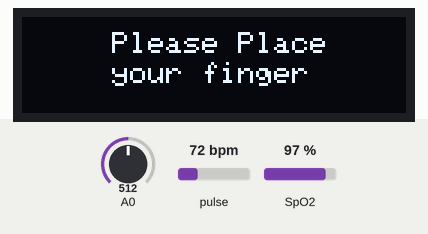
Simulated run of this sketch. Board: Arduino Uno, built with avr-gcc and run on an emulated ATmega328P. Parts: 128×32 one-colour display. Inputs (shaded band) come from the test bench; at power-on: pulse 72 bpm, SpO2 97 %, A0 = 512. The display library's start-up logo is not drawn; what the sketch prints to the serial monitor is not drawn.

Above: at 4.2 s.
4.3 s: pulse set to 42 bpm
7.3 s: pulse set to 158 bpm
9.2 s: SpO2 set to 80 %
10.7 s: pulse set to 70 bpm
12.8 s: A0 set to 0
14.3 s: A0 set to 16
Timing chart, 0 to 16.8 s (numbered marks = the images above; inputs shaded):
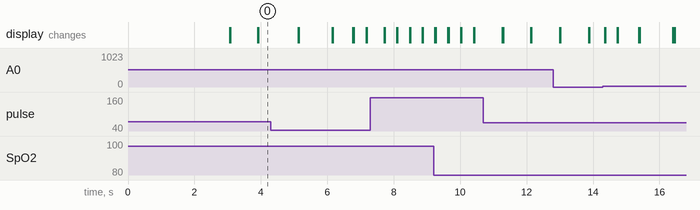

The sketch:

arduino_ide_code.ino
```cpp
#include <Adafruit_GFX.h>
#include <Adafruit_SSD1306.h>
#include <Wire.h>
#include "MAX30100_PulseOximeter.h"
#include "MAX30100.h"

#define REPORTING_PERIOD_MS     1000
#define SAMPLING_RATE                       MAX30100_SAMPRATE_100HZ

#define IR_LED_CURRENT                      MAX30100_LED_CURR_50MA
#define RED_LED_CURRENT                     MAX30100_LED_CURR_7_6MA

#define PULSE_WIDTH                         MAX30100_SPC_PW_1600US_16BITS
#define HIGHRES_MODE                        true

MAX30100 sensor;
PulseOximeter pox;

uint32_t tsLastReport = 0;

#define SCREEN_WIDTH 128 // OLED display width, in pixels
#define SCREEN_HEIGHT 32 // OLED display height, in pixels
#define OLED_RESET    -1 // Reset pin # (or -1 if sharing Arduino reset pin)

Adafruit_SSD1306 display(SCREEN_WIDTH, SCREEN_HEIGHT, &Wire, OLED_RESET); //Declaring the display name (display)

static const unsigned char PROGMEM logo2_bmp[] =
{ 0x03, 0xC0, 0xF0, 0x06, 0x71, 0x8C, 0x0C, 0x1B, 0x06, 0x18, 0x0E, 0x02, 0x10, 0x0C, 0x03, 0x10,              //Logo2 and Logo3 are two bmp pictures that display on the OLED if called
0x04, 0x01, 0x10, 0x04, 0x01, 0x10, 0x40, 0x01, 0x10, 0x40, 0x01, 0x10, 0xC0, 0x03, 0x08, 0x88,
0x02, 0x08, 0xB8, 0x04, 0xFF, 0x37, 0x08, 0x01, 0x30, 0x18, 0x01, 0x90, 0x30, 0x00, 0xC0, 0x60,
0x00, 0x60, 0xC0, 0x00, 0x31, 0x80, 0x00, 0x1B, 0x00, 0x00, 0x0E, 0x00, 0x00, 0x04, 0x00,  };

static const unsigned char PROGMEM logo3_bmp[] =
{ 0x01, 0xF0, 0x0F, 0x80, 0x06, 0x1C, 0x38, 0x60, 0x18, 0x06, 0x60, 0x18, 0x10, 0x01, 0x80, 0x08,
0x20, 0x01, 0x80, 0x04, 0x40, 0x00, 0x00, 0x02, 0x40, 0x00, 0x00, 0x02, 0xC0, 0x00, 0x08, 0x03,
0x80, 0x00, 0x08, 0x01, 0x80, 0x00, 0x18, 0x01, 0x80, 0x00, 0x1C, 0x01, 0x80, 0x00, 0x14, 0x00,
0x80, 0x00, 0x14, 0x00, 0x80, 0x00, 0x14, 0x00, 0x40, 0x10, 0x12, 0x00, 0x40, 0x10, 0x12, 0x00,
0x7E, 0x1F, 0x23, 0xFE, 0x03, 0x31, 0xA0, 0x04, 0x01, 0xA0, 0xA0, 0x0C, 0x00, 0xA0, 0xA0, 0x08,
0x00, 0x60, 0xE0, 0x10, 0x00, 0x20, 0x60, 0x20, 0x06, 0x00, 0x40, 0x60, 0x03, 0x00, 0x40, 0xC0,
0x01, 0x80, 0x01, 0x80, 0x00, 0xC0, 0x03, 0x00, 0x00, 0x60, 0x06, 0x00, 0x00, 0x30, 0x0C, 0x00,
0x00, 0x08, 0x10, 0x00, 0x00, 0x06, 0x60, 0x00, 0x00, 0x03, 0xC0, 0x00, 0x00, 0x01, 0x80, 0x00  };

void onBeatDetected()
{
        display.clearDisplay();                                //Clear the display
        display.drawBitmap(0, 0, logo3_bmp, 32, 32, WHITE);    //Draw the second picture (bigger heart)
        display.setTextSize(1);                                //And still displays the average BPM
        display.setTextColor(WHITE);
        display.setCursor(50,0);
        display.println("BPM");
        display.setCursor(80,0);
        display.println(pox.getHeartRate());
        display.setCursor(50,18);
        display.println("SpO2");
        display.setCursor(80,18);
        display.println(pox.getSpO2());
        display.setCursor(95,18);
        display.println("%");
        display.display();
}

void setup()
{
    Serial.begin(9600);

    display.begin(SSD1306_SWITCHCAPVCC, 0x3C); //Start the OLED display
    display.display();
    delay(3000);
    pinMode(10, INPUT); //for L0+
    pinMode(11, INPUT); //for L0-

    sensor.begin(); //Get raw values
    sensor.setMode(MAX30100_MODE_SPO2_HR);
    sensor.setLedsCurrent(IR_LED_CURRENT, RED_LED_CURRENT);
    sensor.setLedsPulseWidth(PULSE_WIDTH);
    sensor.setSamplingRate(SAMPLING_RATE);
    sensor.setHighresModeEnabled(HIGHRES_MODE);

    pox.begin();
 // pox.setIRLedCurrent(MAX30100_LED_CURR_7_6MA);

}

void loop()
{
    Serial.println(analogRead(A0));
    uint16_t irValue, red;

    sensor.update();
    pox.update();

    sensor.getRawValues(&irValue, &red);
    if (irValue < 7000){       //If no finger is detected it inform the user and put the average BPM to 0 or it will be stored for the next measure
     display.clearDisplay();
     display.setTextSize(1);
     display.setTextColor(WHITE);
     display.setCursor(30,5);
     display.println("Please Place ");
     display.setCursor(30,15);
     display.println("your finger ");
     display.display();
    }

    if (millis() - tsLastReport > REPORTING_PERIOD_MS) {

          if(irValue > 7000){                                           //If a finger is detected
        display.clearDisplay();                                   //Clear the display
        display.drawBitmap(5, 5, logo2_bmp, 24, 21, WHITE);       //Draw the first bmp picture (little heart)
        display.setTextSize(1);                                //And still displays the average BPM
        display.setTextColor(WHITE);
        display.setCursor(50,0);
        display.println("BPM");
        display.setCursor(80,0);
        display.println(pox.getHeartRate());
        display.setCursor(50,18);
        display.println("SpO2");
        display.setCursor(80,18);
        display.println(pox.getSpO2());
        display.setCursor(95,18);
        display.println("%");
        display.display();

        pox.setOnBeatDetectedCallback(onBeatDetected);                        //If a heart beat is detected

        Serial.print("\t Heart rate:");
        Serial.print(pox.getHeartRate());
        Serial.print("bpm / SpO2:");
        Serial.print(pox.getSpO2());
        Serial.println("%");
        tsLastReport = millis();
      }//inner if for finger detect
  }//outer if for Report
}// loop end
```
